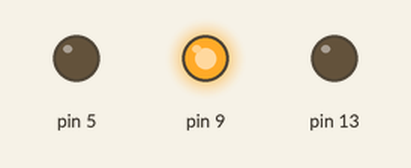
Recording of a sketch running on a simulated Arduino Uno, built with avr-gcc and run on an emulated ATmega328P. On the bench: output pins drawn as LEDs (lit = HIGH).

Above: at 0.5 s.
At 7.5 s:
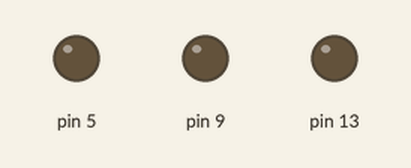
At 15.0 s:
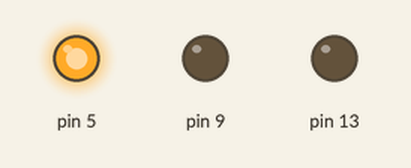
At 25.0 s:
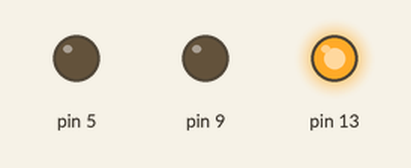
Timing chart, 0 to 39.0 s (numbered marks = the images above):
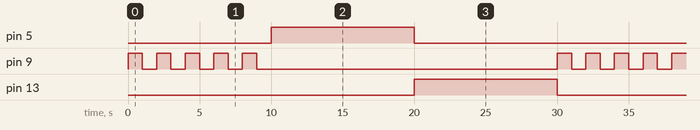

Measured:
- by itself, pin 5, pin 13: alternates HIGH for 10.0 s and LOW for 20.0 s
- by itself, pin 9: repeats every 30.0 s: 4 × (LOW 1.0 s, HIGH 1.0 s), LOW 21.0 s, HIGH 1.0 s
- by itself, everything shown: repeats every 30.0 s, in 13 steps

The sketch:

Traffic_light_system.ino
```cpp
void setup()
{
  pinMode(13, OUTPUT);
  pinMode(9,OUTPUT);
  pinMode(5, OUTPUT);
}

void loop()
{
  for (int i=0;i<5; i++){
  	digitalWrite(9, HIGH);
  	delay(1000);
  	digitalWrite(9, LOW);
  	delay(1000);
  }
  digitalWrite(5, HIGH);
  delay(10000);
  digitalWrite(5, LOW);
  digitalWrite(13, HIGH);
  delay(10000);
  digitalWrite(13, LOW);
}
```
